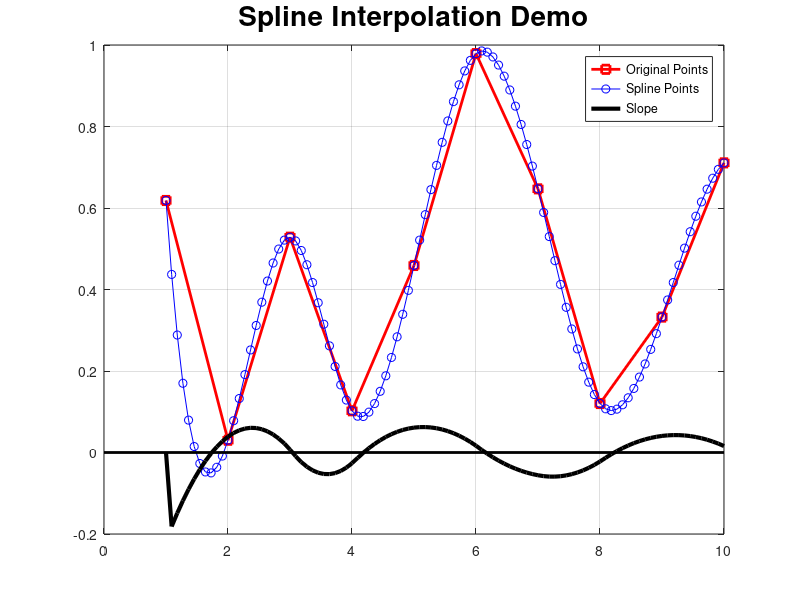

Reproduce this figure in MATLAB.
% Demo to show spline interpolation.
% Clean up / initialize
clc; 
close all; 
clear all; 
workspace; % Display workspace panel.

% Create the original knot points.
lengthX = 10;
x = 1:lengthX;
y = rand (lengthX,1);
% Plot it and show how the line has sharp bends.
plot(x, y, '-sr', 'LineWidth', 2);
set(gcf, 'Position', get(0,'Screensize')); % Maximize figure.

% Use splines to interpolate a smoother curve,
% with 10 times as many points,
% that goes exactly through the same data points.
samplingRateIncrease = 10;
newXSamplePoints = linspace(1, max(x), lengthX * samplingRateIncrease);
smoothedY = spline(x, y, newXSamplePoints);

% Plot smoothedY and show how the line is
% smooth, and has no sharp bends.
hold on; % Don't destroy the first curve we plotted.
plot(newXSamplePoints, smoothedY, '-ob');
title('Spline Interpolation Demo', 'FontSize', 20);

legend('Original Points', 'Spline Points');

slopes = [0, diff(smoothedY)];
plot(newXSamplePoints, slopes, 'k-', 'LineWidth', 3);
% Draw x axis
line(xlim, [0,0], 'Color', 'k', 'LineWidth', 2);
grid on;

legend('Original Points', 'Spline Points', 'Slope');

